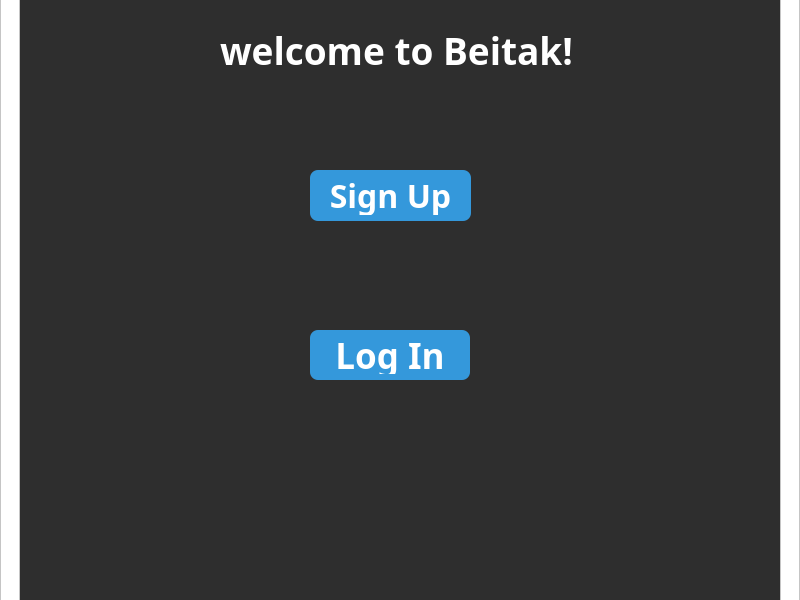
<?xml version="1.0" encoding="UTF-8"?>
<ui version="4.0">
 <class>Widget</class>
 <widget class="QWidget" name="Widget">
  <property name="geometry">
   <rect>
    <x>0</x>
    <y>0</y>
    <width>800</width>
    <height>600</height>
   </rect>
  </property>
  <property name="windowTitle">
   <string>Widget</string>
  </property>
  <property name="accessibleName">
   <string/>
  </property>
  <widget class="QWidget" name="widget" native="true">
   <property name="geometry">
    <rect>
     <x>0</x>
     <y>-20</y>
     <width>880</width>
     <height>730</height>
    </rect>
   </property>
   <property name="palette">
    <palette>
     <active>
      <colorrole role="WindowText">
       <brush brushstyle="SolidPattern">
        <color alpha="255">
         <red>170</red>
         <green>135</green>
         <blue>154</blue>
        </color>
       </brush>
      </colorrole>
      <colorrole role="Button">
       <brush brushstyle="SolidPattern">
        <color alpha="255">
         <red>46</red>
         <green>46</green>
         <blue>46</blue>
        </color>
       </brush>
      </colorrole>
      <colorrole role="Text">
       <brush brushstyle="SolidPattern">
        <color alpha="255">
         <red>255</red>
         <green>255</green>
         <blue>255</blue>
        </color>
       </brush>
      </colorrole>
      <colorrole role="ButtonText">
       <brush brushstyle="SolidPattern">
        <color alpha="255">
         <red>255</red>
         <green>255</green>
         <blue>255</blue>
        </color>
       </brush>
      </colorrole>
      <colorrole role="Base">
       <brush brushstyle="SolidPattern">
        <color alpha="255">
         <red>46</red>
         <green>46</green>
         <blue>46</blue>
        </color>
       </brush>
      </colorrole>
      <colorrole role="Window">
       <brush brushstyle="SolidPattern">
        <color alpha="255">
         <red>46</red>
         <green>46</green>
         <blue>46</blue>
        </color>
       </brush>
      </colorrole>
      <colorrole role="PlaceholderText">
       <brush brushstyle="SolidPattern">
        <color alpha="128">
         <red>255</red>
         <green>255</green>
         <blue>255</blue>
        </color>
       </brush>
      </colorrole>
     </active>
     <inactive>
      <colorrole role="WindowText">
       <brush brushstyle="SolidPattern">
        <color alpha="255">
         <red>170</red>
         <green>135</green>
         <blue>154</blue>
        </color>
       </brush>
      </colorrole>
      <colorrole role="Button">
       <brush brushstyle="SolidPattern">
        <color alpha="255">
         <red>46</red>
         <green>46</green>
         <blue>46</blue>
        </color>
       </brush>
      </colorrole>
      <colorrole role="Text">
       <brush brushstyle="SolidPattern">
        <color alpha="255">
         <red>255</red>
         <green>255</green>
         <blue>255</blue>
        </color>
       </brush>
      </colorrole>
      <colorrole role="ButtonText">
       <brush brushstyle="SolidPattern">
        <color alpha="255">
         <red>255</red>
         <green>255</green>
         <blue>255</blue>
        </color>
       </brush>
      </colorrole>
      <colorrole role="Base">
       <brush brushstyle="SolidPattern">
        <color alpha="255">
         <red>46</red>
         <green>46</green>
         <blue>46</blue>
        </color>
       </brush>
      </colorrole>
      <colorrole role="Window">
       <brush brushstyle="SolidPattern">
        <color alpha="255">
         <red>46</red>
         <green>46</green>
         <blue>46</blue>
        </color>
       </brush>
      </colorrole>
      <colorrole role="PlaceholderText">
       <brush brushstyle="SolidPattern">
        <color alpha="128">
         <red>255</red>
         <green>255</green>
         <blue>255</blue>
        </color>
       </brush>
      </colorrole>
     </inactive>
     <disabled>
      <colorrole role="WindowText">
       <brush brushstyle="SolidPattern">
        <color alpha="255">
         <red>255</red>
         <green>255</green>
         <blue>255</blue>
        </color>
       </brush>
      </colorrole>
      <colorrole role="Button">
       <brush brushstyle="SolidPattern">
        <color alpha="255">
         <red>46</red>
         <green>46</green>
         <blue>46</blue>
        </color>
       </brush>
      </colorrole>
      <colorrole role="Text">
       <brush brushstyle="SolidPattern">
        <color alpha="255">
         <red>255</red>
         <green>255</green>
         <blue>255</blue>
        </color>
       </brush>
      </colorrole>
      <colorrole role="ButtonText">
       <brush brushstyle="SolidPattern">
        <color alpha="255">
         <red>255</red>
         <green>255</green>
         <blue>255</blue>
        </color>
       </brush>
      </colorrole>
      <colorrole role="Base">
       <brush brushstyle="SolidPattern">
        <color alpha="255">
         <red>46</red>
         <green>46</green>
         <blue>46</blue>
        </color>
       </brush>
      </colorrole>
      <colorrole role="Window">
       <brush brushstyle="SolidPattern">
        <color alpha="255">
         <red>46</red>
         <green>46</green>
         <blue>46</blue>
        </color>
       </brush>
      </colorrole>
      <colorrole role="PlaceholderText">
       <brush brushstyle="SolidPattern">
        <color alpha="128">
         <red>255</red>
         <green>255</green>
         <blue>255</blue>
        </color>
       </brush>
      </colorrole>
     </disabled>
    </palette>
   </property>
   <property name="autoFillBackground">
    <bool>false</bool>
   </property>
   <property name="styleSheet">
    <string notr="true">QWidget {
    background-color: #2E2E2E; /* Dark background */
    color: #FFFFFF; /* White text */
}

QPushButton {
    background-color: #3E3E3E; /* Darker button background */
    color: #FFFFFF; /* White button text */
}

QLineEdit {
    background-color: #3E3E3E; /* Dark background for input fields */
    color: #FFFFFF; /* White text */
    border: 1px solid #555555; /* Slight border */
}

QLabel {
    color: #FFFFFF; /* White text for labels */
}
</string>
   </property>
   <widget class="QLabel" name="label">
    <property name="geometry">
     <rect>
      <x>220</x>
      <y>40</y>
      <width>391</width>
      <height>61</height>
     </rect>
    </property>
    <property name="palette">
     <palette>
      <active>
       <colorrole role="WindowText">
        <brush brushstyle="SolidPattern">
         <color alpha="255">
          <red>16</red>
          <green>26</green>
          <blue>170</blue>
         </color>
        </brush>
       </colorrole>
       <colorrole role="Button">
        <brush brushstyle="SolidPattern">
         <color alpha="255">
          <red>46</red>
          <green>46</green>
          <blue>46</blue>
         </color>
        </brush>
       </colorrole>
       <colorrole role="Text">
        <brush brushstyle="SolidPattern">
         <color alpha="255">
          <red>255</red>
          <green>255</green>
          <blue>255</blue>
         </color>
        </brush>
       </colorrole>
       <colorrole role="ButtonText">
        <brush brushstyle="SolidPattern">
         <color alpha="255">
          <red>255</red>
          <green>255</green>
          <blue>255</blue>
         </color>
        </brush>
       </colorrole>
       <colorrole role="Base">
        <brush brushstyle="SolidPattern">
         <color alpha="255">
          <red>46</red>
          <green>46</green>
          <blue>46</blue>
         </color>
        </brush>
       </colorrole>
       <colorrole role="Window">
        <brush brushstyle="SolidPattern">
         <color alpha="255">
          <red>46</red>
          <green>46</green>
          <blue>46</blue>
         </color>
        </brush>
       </colorrole>
       <colorrole role="PlaceholderText">
        <brush brushstyle="SolidPattern">
         <color alpha="128">
          <red>255</red>
          <green>255</green>
          <blue>255</blue>
         </color>
        </brush>
       </colorrole>
      </active>
      <inactive>
       <colorrole role="WindowText">
        <brush brushstyle="SolidPattern">
         <color alpha="255">
          <red>16</red>
          <green>26</green>
          <blue>170</blue>
         </color>
        </brush>
       </colorrole>
       <colorrole role="Button">
        <brush brushstyle="SolidPattern">
         <color alpha="255">
          <red>46</red>
          <green>46</green>
          <blue>46</blue>
         </color>
        </brush>
       </colorrole>
       <colorrole role="Text">
        <brush brushstyle="SolidPattern">
         <color alpha="255">
          <red>255</red>
          <green>255</green>
          <blue>255</blue>
         </color>
        </brush>
       </colorrole>
       <colorrole role="ButtonText">
        <brush brushstyle="SolidPattern">
         <color alpha="255">
          <red>255</red>
          <green>255</green>
          <blue>255</blue>
         </color>
        </brush>
       </colorrole>
       <colorrole role="Base">
        <brush brushstyle="SolidPattern">
         <color alpha="255">
          <red>46</red>
          <green>46</green>
          <blue>46</blue>
         </color>
        </brush>
       </colorrole>
       <colorrole role="Window">
        <brush brushstyle="SolidPattern">
         <color alpha="255">
          <red>46</red>
          <green>46</green>
          <blue>46</blue>
         </color>
        </brush>
       </colorrole>
       <colorrole role="PlaceholderText">
        <brush brushstyle="SolidPattern">
         <color alpha="128">
          <red>255</red>
          <green>255</green>
          <blue>255</blue>
         </color>
        </brush>
       </colorrole>
      </inactive>
      <disabled>
       <colorrole role="WindowText">
        <brush brushstyle="SolidPattern">
         <color alpha="255">
          <red>255</red>
          <green>255</green>
          <blue>255</blue>
         </color>
        </brush>
       </colorrole>
       <colorrole role="Button">
        <brush brushstyle="SolidPattern">
         <color alpha="255">
          <red>46</red>
          <green>46</green>
          <blue>46</blue>
         </color>
        </brush>
       </colorrole>
       <colorrole role="Text">
        <brush brushstyle="SolidPattern">
         <color alpha="255">
          <red>255</red>
          <green>255</green>
          <blue>255</blue>
         </color>
        </brush>
       </colorrole>
       <colorrole role="ButtonText">
        <brush brushstyle="SolidPattern">
         <color alpha="255">
          <red>255</red>
          <green>255</green>
          <blue>255</blue>
         </color>
        </brush>
       </colorrole>
       <colorrole role="Base">
        <brush brushstyle="SolidPattern">
         <color alpha="255">
          <red>46</red>
          <green>46</green>
          <blue>46</blue>
         </color>
        </brush>
       </colorrole>
       <colorrole role="Window">
        <brush brushstyle="SolidPattern">
         <color alpha="255">
          <red>46</red>
          <green>46</green>
          <blue>46</blue>
         </color>
        </brush>
       </colorrole>
       <colorrole role="PlaceholderText">
        <brush brushstyle="SolidPattern">
         <color alpha="128">
          <red>255</red>
          <green>255</green>
          <blue>255</blue>
         </color>
        </brush>
       </colorrole>
      </disabled>
     </palette>
    </property>
    <property name="font">
     <font>
      <family>Segoe Print</family>
      <pointsize>28</pointsize>
      <bold>true</bold>
     </font>
    </property>
    <property name="frameShape">
     <enum>QFrame::Shape::NoFrame</enum>
    </property>
    <property name="text">
     <string>welcome to Beitak!</string>
    </property>
    <property name="scaledContents">
     <bool>true</bool>
    </property>
    <property name="wordWrap">
     <bool>false</bool>
    </property>
   </widget>
   <widget class="QPushButton" name="pushButton">
    <property name="geometry">
     <rect>
      <x>310</x>
      <y>190</y>
      <width>161</width>
      <height>51</height>
     </rect>
    </property>
    <property name="palette">
     <palette>
      <active>
       <colorrole role="WindowText">
        <brush brushstyle="SolidPattern">
         <color alpha="255">
          <red>255</red>
          <green>255</green>
          <blue>255</blue>
         </color>
        </brush>
       </colorrole>
       <colorrole role="Button">
        <brush brushstyle="SolidPattern">
         <color alpha="255">
          <red>52</red>
          <green>152</green>
          <blue>219</blue>
         </color>
        </brush>
       </colorrole>
       <colorrole role="Text">
        <brush brushstyle="SolidPattern">
         <color alpha="255">
          <red>255</red>
          <green>255</green>
          <blue>255</blue>
         </color>
        </brush>
       </colorrole>
       <colorrole role="ButtonText">
        <brush brushstyle="SolidPattern">
         <color alpha="255">
          <red>11</red>
          <green>16</green>
          <blue>118</blue>
         </color>
        </brush>
       </colorrole>
       <colorrole role="Base">
        <brush brushstyle="SolidPattern">
         <color alpha="255">
          <red>52</red>
          <green>152</green>
          <blue>219</blue>
         </color>
        </brush>
       </colorrole>
       <colorrole role="Window">
        <brush brushstyle="SolidPattern">
         <color alpha="255">
          <red>52</red>
          <green>152</green>
          <blue>219</blue>
         </color>
        </brush>
       </colorrole>
       <colorrole role="PlaceholderText">
        <brush brushstyle="SolidPattern">
         <color alpha="128">
          <red>255</red>
          <green>255</green>
          <blue>255</blue>
         </color>
        </brush>
       </colorrole>
      </active>
      <inactive>
       <colorrole role="WindowText">
        <brush brushstyle="SolidPattern">
         <color alpha="255">
          <red>255</red>
          <green>255</green>
          <blue>255</blue>
         </color>
        </brush>
       </colorrole>
       <colorrole role="Button">
        <brush brushstyle="SolidPattern">
         <color alpha="255">
          <red>52</red>
          <green>152</green>
          <blue>219</blue>
         </color>
        </brush>
       </colorrole>
       <colorrole role="Text">
        <brush brushstyle="SolidPattern">
         <color alpha="255">
          <red>255</red>
          <green>255</green>
          <blue>255</blue>
         </color>
        </brush>
       </colorrole>
       <colorrole role="ButtonText">
        <brush brushstyle="SolidPattern">
         <color alpha="255">
          <red>11</red>
          <green>16</green>
          <blue>118</blue>
         </color>
        </brush>
       </colorrole>
       <colorrole role="Base">
        <brush brushstyle="SolidPattern">
         <color alpha="255">
          <red>52</red>
          <green>152</green>
          <blue>219</blue>
         </color>
        </brush>
       </colorrole>
       <colorrole role="Window">
        <brush brushstyle="SolidPattern">
         <color alpha="255">
          <red>52</red>
          <green>152</green>
          <blue>219</blue>
         </color>
        </brush>
       </colorrole>
       <colorrole role="PlaceholderText">
        <brush brushstyle="SolidPattern">
         <color alpha="128">
          <red>255</red>
          <green>255</green>
          <blue>255</blue>
         </color>
        </brush>
       </colorrole>
      </inactive>
      <disabled>
       <colorrole role="WindowText">
        <brush brushstyle="SolidPattern">
         <color alpha="255">
          <red>255</red>
          <green>255</green>
          <blue>255</blue>
         </color>
        </brush>
       </colorrole>
       <colorrole role="Button">
        <brush brushstyle="SolidPattern">
         <color alpha="255">
          <red>52</red>
          <green>152</green>
          <blue>219</blue>
         </color>
        </brush>
       </colorrole>
       <colorrole role="Text">
        <brush brushstyle="SolidPattern">
         <color alpha="255">
          <red>255</red>
          <green>255</green>
          <blue>255</blue>
         </color>
        </brush>
       </colorrole>
       <colorrole role="ButtonText">
        <brush brushstyle="SolidPattern">
         <color alpha="255">
          <red>255</red>
          <green>255</green>
          <blue>255</blue>
         </color>
        </brush>
       </colorrole>
       <colorrole role="Base">
        <brush brushstyle="SolidPattern">
         <color alpha="255">
          <red>52</red>
          <green>152</green>
          <blue>219</blue>
         </color>
        </brush>
       </colorrole>
       <colorrole role="Window">
        <brush brushstyle="SolidPattern">
         <color alpha="255">
          <red>52</red>
          <green>152</green>
          <blue>219</blue>
         </color>
        </brush>
       </colorrole>
       <colorrole role="PlaceholderText">
        <brush brushstyle="SolidPattern">
         <color alpha="128">
          <red>255</red>
          <green>255</green>
          <blue>255</blue>
         </color>
        </brush>
       </colorrole>
      </disabled>
     </palette>
    </property>
    <property name="font">
     <font>
      <family>Arial Rounded MT</family>
      <pointsize>24</pointsize>
      <bold>true</bold>
     </font>
    </property>
    <property name="mouseTracking">
     <bool>true</bool>
    </property>
    <property name="tabletTracking">
     <bool>true</bool>
    </property>
    <property name="autoFillBackground">
     <bool>false</bool>
    </property>
    <property name="styleSheet">
     <string notr="true">QPushButton {
    background-color: #3498db;
    color: white;
    border-radius: 8px;
    padding: 6px 12px;
    border: none;
    box-shadow: 2px 2px 8px rgba(0, 0, 0, 0.3); /* Note: Qt doesn't support box-shadow! */
}

QPushButton:hover {
    background-color: #2980b9;
}
</string>
    </property>
    <property name="text">
     <string>Sign Up</string>
    </property>
    <property name="checkable">
     <bool>false</bool>
    </property>
    <property name="checked">
     <bool>false</bool>
    </property>
    <property name="autoRepeat">
     <bool>false</bool>
    </property>
    <property name="autoExclusive">
     <bool>false</bool>
    </property>
   </widget>
   <widget class="QPushButton" name="pushButton_2">
    <property name="geometry">
     <rect>
      <x>310</x>
      <y>350</y>
      <width>160</width>
      <height>50</height>
     </rect>
    </property>
    <property name="palette">
     <palette>
      <active>
       <colorrole role="WindowText">
        <brush brushstyle="SolidPattern">
         <color alpha="255">
          <red>255</red>
          <green>255</green>
          <blue>255</blue>
         </color>
        </brush>
       </colorrole>
       <colorrole role="Button">
        <brush brushstyle="SolidPattern">
         <color alpha="255">
          <red>52</red>
          <green>152</green>
          <blue>219</blue>
         </color>
        </brush>
       </colorrole>
       <colorrole role="Text">
        <brush brushstyle="SolidPattern">
         <color alpha="255">
          <red>255</red>
          <green>255</green>
          <blue>255</blue>
         </color>
        </brush>
       </colorrole>
       <colorrole role="ButtonText">
        <brush brushstyle="SolidPattern">
         <color alpha="255">
          <red>11</red>
          <green>16</green>
          <blue>118</blue>
         </color>
        </brush>
       </colorrole>
       <colorrole role="Base">
        <brush brushstyle="SolidPattern">
         <color alpha="255">
          <red>52</red>
          <green>152</green>
          <blue>219</blue>
         </color>
        </brush>
       </colorrole>
       <colorrole role="Window">
        <brush brushstyle="SolidPattern">
         <color alpha="255">
          <red>52</red>
          <green>152</green>
          <blue>219</blue>
         </color>
        </brush>
       </colorrole>
       <colorrole role="PlaceholderText">
        <brush brushstyle="SolidPattern">
         <color alpha="128">
          <red>255</red>
          <green>255</green>
          <blue>255</blue>
         </color>
        </brush>
       </colorrole>
      </active>
      <inactive>
       <colorrole role="WindowText">
        <brush brushstyle="SolidPattern">
         <color alpha="255">
          <red>255</red>
          <green>255</green>
          <blue>255</blue>
         </color>
        </brush>
       </colorrole>
       <colorrole role="Button">
        <brush brushstyle="SolidPattern">
         <color alpha="255">
          <red>52</red>
          <green>152</green>
          <blue>219</blue>
         </color>
        </brush>
       </colorrole>
       <colorrole role="Text">
        <brush brushstyle="SolidPattern">
         <color alpha="255">
          <red>255</red>
          <green>255</green>
          <blue>255</blue>
         </color>
        </brush>
       </colorrole>
       <colorrole role="ButtonText">
        <brush brushstyle="SolidPattern">
         <color alpha="255">
          <red>11</red>
          <green>16</green>
          <blue>118</blue>
         </color>
        </brush>
       </colorrole>
       <colorrole role="Base">
        <brush brushstyle="SolidPattern">
         <color alpha="255">
          <red>52</red>
          <green>152</green>
          <blue>219</blue>
         </color>
        </brush>
       </colorrole>
       <colorrole role="Window">
        <brush brushstyle="SolidPattern">
         <color alpha="255">
          <red>52</red>
          <green>152</green>
          <blue>219</blue>
         </color>
        </brush>
       </colorrole>
       <colorrole role="PlaceholderText">
        <brush brushstyle="SolidPattern">
         <color alpha="128">
          <red>255</red>
          <green>255</green>
          <blue>255</blue>
         </color>
        </brush>
       </colorrole>
      </inactive>
      <disabled>
       <colorrole role="WindowText">
        <brush brushstyle="SolidPattern">
         <color alpha="255">
          <red>255</red>
          <green>255</green>
          <blue>255</blue>
         </color>
        </brush>
       </colorrole>
       <colorrole role="Button">
        <brush brushstyle="SolidPattern">
         <color alpha="255">
          <red>52</red>
          <green>152</green>
          <blue>219</blue>
         </color>
        </brush>
       </colorrole>
       <colorrole role="Text">
        <brush brushstyle="SolidPattern">
         <color alpha="255">
          <red>255</red>
          <green>255</green>
          <blue>255</blue>
         </color>
        </brush>
       </colorrole>
       <colorrole role="ButtonText">
        <brush brushstyle="SolidPattern">
         <color alpha="255">
          <red>255</red>
          <green>255</green>
          <blue>255</blue>
         </color>
        </brush>
       </colorrole>
       <colorrole role="Base">
        <brush brushstyle="SolidPattern">
         <color alpha="255">
          <red>52</red>
          <green>152</green>
          <blue>219</blue>
         </color>
        </brush>
       </colorrole>
       <colorrole role="Window">
        <brush brushstyle="SolidPattern">
         <color alpha="255">
          <red>52</red>
          <green>152</green>
          <blue>219</blue>
         </color>
        </brush>
       </colorrole>
       <colorrole role="PlaceholderText">
        <brush brushstyle="SolidPattern">
         <color alpha="128">
          <red>255</red>
          <green>255</green>
          <blue>255</blue>
         </color>
        </brush>
       </colorrole>
      </disabled>
     </palette>
    </property>
    <property name="font">
     <font>
      <family>Arial Rounded MT</family>
      <pointsize>26</pointsize>
      <bold>true</bold>
     </font>
    </property>
    <property name="mouseTracking">
     <bool>true</bool>
    </property>
    <property name="tabletTracking">
     <bool>true</bool>
    </property>
    <property name="autoFillBackground">
     <bool>false</bool>
    </property>
    <property name="styleSheet">
     <string notr="true">QPushButton {
    background-color: #3498db;
    color: white;
    border-radius: 8px;
    padding: 6px 12px;
    border: none;
    box-shadow: 2px 2px 8px rgba(0, 0, 0, 0.3); /* Note: Qt doesn't support box-shadow! */
}

QPushButton:hover {
    background-color: #2980b9;
}
</string>
    </property>
    <property name="text">
     <string>Log In</string>
    </property>
   </widget>
   <widget class="QFrame" name="frame">
    <property name="geometry">
     <rect>
      <x>780</x>
      <y>10</y>
      <width>20</width>
      <height>651</height>
     </rect>
    </property>
    <property name="palette">
     <palette>
      <active>
       <colorrole role="WindowText">
        <brush brushstyle="SolidPattern">
         <color alpha="255">
          <red>255</red>
          <green>255</green>
          <blue>255</blue>
         </color>
        </brush>
       </colorrole>
       <colorrole role="Button">
        <brush brushstyle="SolidPattern">
         <color alpha="255">
          <red>255</red>
          <green>255</green>
          <blue>255</blue>
         </color>
        </brush>
       </colorrole>
       <colorrole role="Text">
        <brush brushstyle="SolidPattern">
         <color alpha="255">
          <red>255</red>
          <green>255</green>
          <blue>255</blue>
         </color>
        </brush>
       </colorrole>
       <colorrole role="ButtonText">
        <brush brushstyle="SolidPattern">
         <color alpha="255">
          <red>255</red>
          <green>255</green>
          <blue>255</blue>
         </color>
        </brush>
       </colorrole>
       <colorrole role="Base">
        <brush brushstyle="SolidPattern">
         <color alpha="255">
          <red>255</red>
          <green>255</green>
          <blue>255</blue>
         </color>
        </brush>
       </colorrole>
       <colorrole role="Window">
        <brush brushstyle="SolidPattern">
         <color alpha="255">
          <red>255</red>
          <green>255</green>
          <blue>255</blue>
         </color>
        </brush>
       </colorrole>
       <colorrole role="PlaceholderText">
        <brush brushstyle="SolidPattern">
         <color alpha="128">
          <red>255</red>
          <green>255</green>
          <blue>255</blue>
         </color>
        </brush>
       </colorrole>
      </active>
      <inactive>
       <colorrole role="WindowText">
        <brush brushstyle="SolidPattern">
         <color alpha="255">
          <red>255</red>
          <green>255</green>
          <blue>255</blue>
         </color>
        </brush>
       </colorrole>
       <colorrole role="Button">
        <brush brushstyle="SolidPattern">
         <color alpha="255">
          <red>255</red>
          <green>255</green>
          <blue>255</blue>
         </color>
        </brush>
       </colorrole>
       <colorrole role="Text">
        <brush brushstyle="SolidPattern">
         <color alpha="255">
          <red>255</red>
          <green>255</green>
          <blue>255</blue>
         </color>
        </brush>
       </colorrole>
       <colorrole role="ButtonText">
        <brush brushstyle="SolidPattern">
         <color alpha="255">
          <red>255</red>
          <green>255</green>
          <blue>255</blue>
         </color>
        </brush>
       </colorrole>
       <colorrole role="Base">
        <brush brushstyle="SolidPattern">
         <color alpha="255">
          <red>255</red>
          <green>255</green>
          <blue>255</blue>
         </color>
        </brush>
       </colorrole>
       <colorrole role="Window">
        <brush brushstyle="SolidPattern">
         <color alpha="255">
          <red>255</red>
          <green>255</green>
          <blue>255</blue>
         </color>
        </brush>
       </colorrole>
       <colorrole role="PlaceholderText">
        <brush brushstyle="SolidPattern">
         <color alpha="128">
          <red>255</red>
          <green>255</green>
          <blue>255</blue>
         </color>
        </brush>
       </colorrole>
      </inactive>
      <disabled>
       <colorrole role="WindowText">
        <brush brushstyle="SolidPattern">
         <color alpha="255">
          <red>255</red>
          <green>255</green>
          <blue>255</blue>
         </color>
        </brush>
       </colorrole>
       <colorrole role="Button">
        <brush brushstyle="SolidPattern">
         <color alpha="255">
          <red>255</red>
          <green>255</green>
          <blue>255</blue>
         </color>
        </brush>
       </colorrole>
       <colorrole role="Text">
        <brush brushstyle="SolidPattern">
         <color alpha="255">
          <red>255</red>
          <green>255</green>
          <blue>255</blue>
         </color>
        </brush>
       </colorrole>
       <colorrole role="ButtonText">
        <brush brushstyle="SolidPattern">
         <color alpha="255">
          <red>255</red>
          <green>255</green>
          <blue>255</blue>
         </color>
        </brush>
       </colorrole>
       <colorrole role="Base">
        <brush brushstyle="SolidPattern">
         <color alpha="255">
          <red>255</red>
          <green>255</green>
          <blue>255</blue>
         </color>
        </brush>
       </colorrole>
       <colorrole role="Window">
        <brush brushstyle="SolidPattern">
         <color alpha="255">
          <red>255</red>
          <green>255</green>
          <blue>255</blue>
         </color>
        </brush>
       </colorrole>
       <colorrole role="PlaceholderText">
        <brush brushstyle="SolidPattern">
         <color alpha="128">
          <red>255</red>
          <green>255</green>
          <blue>255</blue>
         </color>
        </brush>
       </colorrole>
      </disabled>
     </palette>
    </property>
    <property name="autoFillBackground">
     <bool>false</bool>
    </property>
    <property name="styleSheet">
     <string notr="true">background-color: rgb(255, 255, 255);</string>
    </property>
    <property name="frameShape">
     <enum>QFrame::Shape::StyledPanel</enum>
    </property>
    <property name="frameShadow">
     <enum>QFrame::Shadow::Raised</enum>
    </property>
   </widget>
   <widget class="QFrame" name="frame_2">
    <property name="geometry">
     <rect>
      <x>0</x>
      <y>-20</y>
      <width>20</width>
      <height>651</height>
     </rect>
    </property>
    <property name="palette">
     <palette>
      <active>
       <colorrole role="WindowText">
        <brush brushstyle="SolidPattern">
         <color alpha="255">
          <red>255</red>
          <green>255</green>
          <blue>255</blue>
         </color>
        </brush>
       </colorrole>
       <colorrole role="Button">
        <brush brushstyle="SolidPattern">
         <color alpha="255">
          <red>255</red>
          <green>255</green>
          <blue>255</blue>
         </color>
        </brush>
       </colorrole>
       <colorrole role="Text">
        <brush brushstyle="SolidPattern">
         <color alpha="255">
          <red>255</red>
          <green>255</green>
          <blue>255</blue>
         </color>
        </brush>
       </colorrole>
       <colorrole role="ButtonText">
        <brush brushstyle="SolidPattern">
         <color alpha="255">
          <red>255</red>
          <green>255</green>
          <blue>255</blue>
         </color>
        </brush>
       </colorrole>
       <colorrole role="Base">
        <brush brushstyle="SolidPattern">
         <color alpha="255">
          <red>255</red>
          <green>255</green>
          <blue>255</blue>
         </color>
        </brush>
       </colorrole>
       <colorrole role="Window">
        <brush brushstyle="SolidPattern">
         <color alpha="255">
          <red>255</red>
          <green>255</green>
          <blue>255</blue>
         </color>
        </brush>
       </colorrole>
       <colorrole role="PlaceholderText">
        <brush brushstyle="SolidPattern">
         <color alpha="128">
          <red>255</red>
          <green>255</green>
          <blue>255</blue>
         </color>
        </brush>
       </colorrole>
      </active>
      <inactive>
       <colorrole role="WindowText">
        <brush brushstyle="SolidPattern">
         <color alpha="255">
          <red>255</red>
          <green>255</green>
          <blue>255</blue>
         </color>
        </brush>
       </colorrole>
       <colorrole role="Button">
        <brush brushstyle="SolidPattern">
         <color alpha="255">
          <red>255</red>
          <green>255</green>
          <blue>255</blue>
         </color>
        </brush>
       </colorrole>
       <colorrole role="Text">
        <brush brushstyle="SolidPattern">
         <color alpha="255">
          <red>255</red>
          <green>255</green>
          <blue>255</blue>
         </color>
        </brush>
       </colorrole>
       <colorrole role="ButtonText">
        <brush brushstyle="SolidPattern">
         <color alpha="255">
          <red>255</red>
          <green>255</green>
          <blue>255</blue>
         </color>
        </brush>
       </colorrole>
       <colorrole role="Base">
        <brush brushstyle="SolidPattern">
         <color alpha="255">
          <red>255</red>
          <green>255</green>
          <blue>255</blue>
         </color>
        </brush>
       </colorrole>
       <colorrole role="Window">
        <brush brushstyle="SolidPattern">
         <color alpha="255">
          <red>255</red>
          <green>255</green>
          <blue>255</blue>
         </color>
        </brush>
       </colorrole>
       <colorrole role="PlaceholderText">
        <brush brushstyle="SolidPattern">
         <color alpha="128">
          <red>255</red>
          <green>255</green>
          <blue>255</blue>
         </color>
        </brush>
       </colorrole>
      </inactive>
      <disabled>
       <colorrole role="WindowText">
        <brush brushstyle="SolidPattern">
         <color alpha="255">
          <red>255</red>
          <green>255</green>
          <blue>255</blue>
         </color>
        </brush>
       </colorrole>
       <colorrole role="Button">
        <brush brushstyle="SolidPattern">
         <color alpha="255">
          <red>255</red>
          <green>255</green>
          <blue>255</blue>
         </color>
        </brush>
       </colorrole>
       <colorrole role="Text">
        <brush brushstyle="SolidPattern">
         <color alpha="255">
          <red>255</red>
          <green>255</green>
          <blue>255</blue>
         </color>
        </brush>
       </colorrole>
       <colorrole role="ButtonText">
        <brush brushstyle="SolidPattern">
         <color alpha="255">
          <red>255</red>
          <green>255</green>
          <blue>255</blue>
         </color>
        </brush>
       </colorrole>
       <colorrole role="Base">
        <brush brushstyle="SolidPattern">
         <color alpha="255">
          <red>255</red>
          <green>255</green>
          <blue>255</blue>
         </color>
        </brush>
       </colorrole>
       <colorrole role="Window">
        <brush brushstyle="SolidPattern">
         <color alpha="255">
          <red>255</red>
          <green>255</green>
          <blue>255</blue>
         </color>
        </brush>
       </colorrole>
       <colorrole role="PlaceholderText">
        <brush brushstyle="SolidPattern">
         <color alpha="128">
          <red>255</red>
          <green>255</green>
          <blue>255</blue>
         </color>
        </brush>
       </colorrole>
      </disabled>
     </palette>
    </property>
    <property name="autoFillBackground">
     <bool>false</bool>
    </property>
    <property name="styleSheet">
     <string notr="true">background-color: rgb(255, 255, 255);</string>
    </property>
    <property name="frameShape">
     <enum>QFrame::Shape::StyledPanel</enum>
    </property>
    <property name="frameShadow">
     <enum>QFrame::Shadow::Raised</enum>
    </property>
   </widget>
  </widget>
 </widget>
 <resources/>
 <connections/>
</ui>
